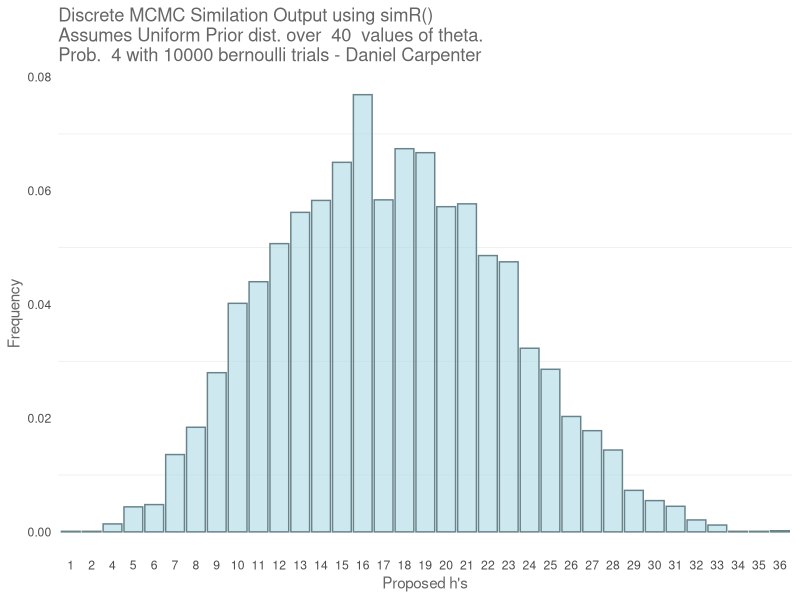
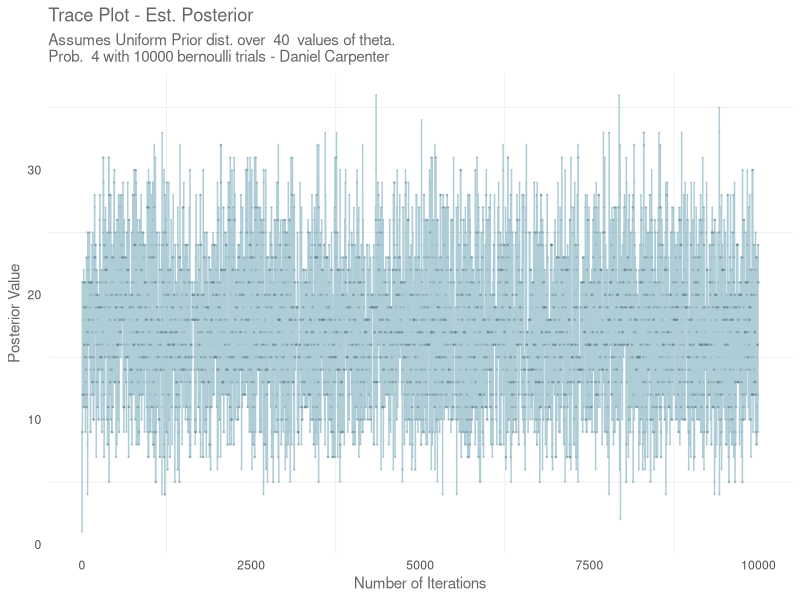
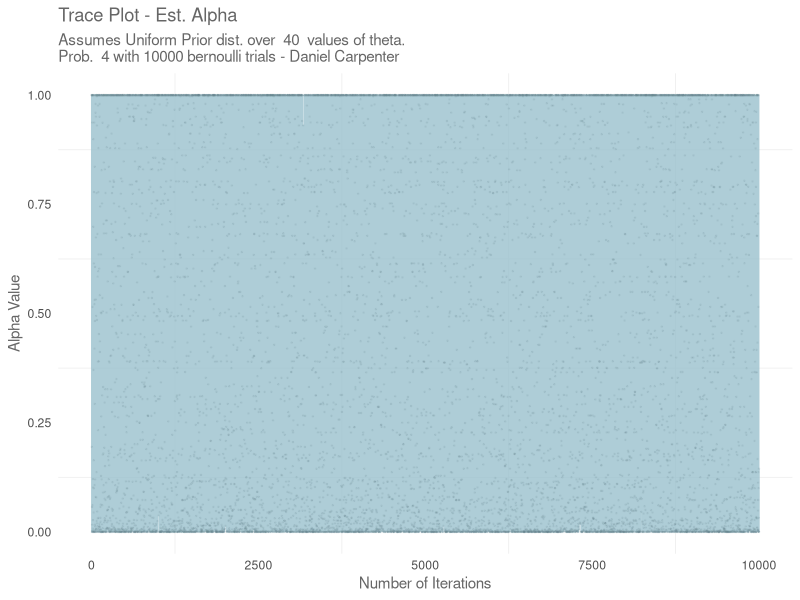
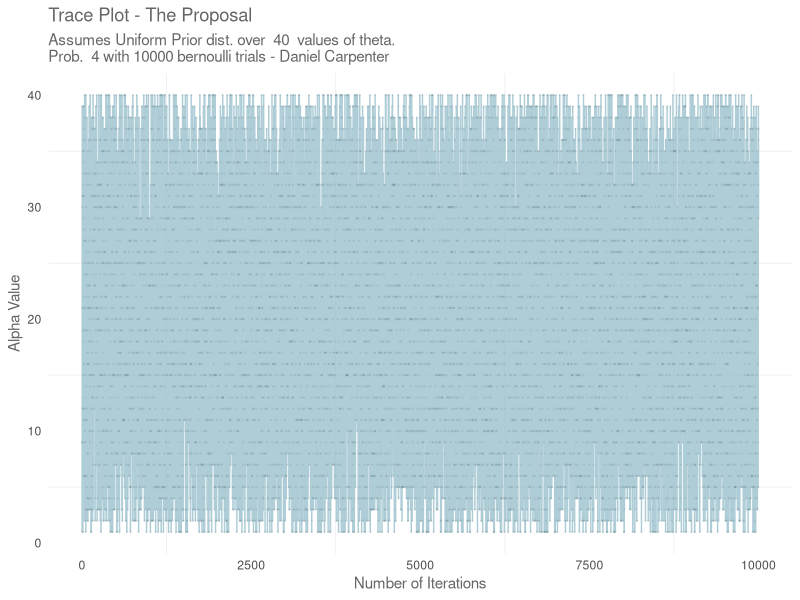

Generate these figures, in order, with R:
# This function makes discrete simulations from a posterior with any number of h values
# n=nu of iterations
# You can embellish this function
simR<-function(n=10000, h,...){
  alpha<-c() # holds transition probs
  alpha[1]<-1
  u<-c() # holds uniform values
  u[1]<-1
  post<-c()# post sample
  prop<-c() # vec of proposed states 1s and 2s
  prop[1]=1 # initial state
  post[1]=prop[1]
  for(i in 2:n){ # starts at 2 because initial value given above
    # proposal state 
    prop[i]=sample(1:length(h),1,replace=TRUE)
    # calculate alpha
    # notice h[prop[i]] gives the actual value of h
    alpha[i]=min(1,h[prop[i]]/h[post[i-1]])
    # to calculate accepting proposal with prob alpha
    # select a random value from  a uniform (0,1)
    u[i]=runif(1)
    if(u[i]<=alpha[i]){post[i]<-prop[i]}
    else{post[i]<-post[i-1]}
  }
  res<-matrix(c(prop,u,alpha,post ),nc=4,nr=n,byrow=FALSE)
  sim<-table(post)/n
  # windows only works with a pc
  # quartz with macs
  # dev.new(noRStudioGD = TRUE) # or quartz() 
  
  postexact<-h/sum(h)

  
  # PLOTS ======================================================================
  
    require(tidyverse)
    require(ggplot2)
  
  # Create a simple theme for reuse
  myTheme <- theme_minimal() + theme(text = element_text(color = '#666666'),
                                     panel.grid.major = element_blank())
  
  
  # Make the iter vector a data frame
  iterOut <- as.data.frame(res) %>% 
    mutate(numIterations = row_number()) 
  
    
  # Simulation output ------------------------------------------------------
  simPlot <- ggplot(data.frame(sim), 
                    aes(x=post, y = Freq)) + 
    
    # COlumn Chart of the post estimated
    geom_col( fill="lightblue", colour="lightblue4", alpha = 0.6) +
    
    # Line of the Posterior Exactly Calculated
    
    
    
    # Theme
    myTheme + 
    
    # Labels
    labs(title = paste("Discrete MCMC Similation Output using simR()\nAssumes",
                       "Uniform Prior dist. over ", numThetaValues, 
                       " values of theta.\nProb. ", x, 
                       "with", n, "bernoulli trials - Daniel Carpenter"),
         y = "Frequency",
         x = "Proposed h's")
    # Now print the plot
    print(simPlot)
    
    
  
  # Trace Plot  ------------------------------------------------------------
    tracePlot <- ggplot(data=iterOut,
           aes(x=numIterations, y=V4)) +
      
      # Add the lines
      geom_line(color='lightblue3', alpha = 0.8) +
      
      # Add some points
      geom_point(color = 'lightblue4', size = 0.25, alpha = 0.1) + 
      
      # Theme and Labels
      myTheme +
      labs(title = "Trace Plot - Est. Posterior",
           subtitle = paste("Assumes Uniform Prior dist. over ", numThetaValues, 
                            " values of theta.\nProb. ", x, 
                            "with", n, "bernoulli trials - Daniel Carpenter"),
           x = "Number of Iterations",
           y = "Posterior Value")
    
    # Now print the aboce plot
    print(tracePlot)
    
    
  # Show Alpha  -------------------------------------------------------------
    alphaPlot <- ggplot(data=iterOut,
           aes(x=numIterations, y=V3)) +
      
      # Add the lines
      geom_line(color='lightblue3', alpha = 0.8) +
      
      # Add some points
      geom_point(color = 'lightblue4', size = 0.25, alpha = 0.1) + 
      
      # Theme and Labels
      myTheme +
      labs(title = "Trace Plot - Est. Alpha",
           subtitle = paste("Assumes Uniform Prior dist. over ", numThetaValues, 
                            " values of theta.\nProb. ", x, 
                            "with", n, "bernoulli trials - Daniel Carpenter"),
           x = "Number of Iterations",
           y = "Alpha Value")
    
    # Now print the plot
    print(alphaPlot)
    
    
  # Show Alpha  -------------------------------------------------------------
    propOut <- ggplot(data=iterOut,
           aes(x=numIterations, y=V1)) +
      
      # Add the lines
      geom_line(color='lightblue3', alpha = 0.8) +
      
      # Add some points
      geom_point(color = 'lightblue4', size = 0.25, alpha = 0.1) + 
      
      # Theme and Labels
      myTheme +
      labs(title = "Trace Plot - The Proposal",
           subtitle = paste("Assumes Uniform Prior dist. over ", numThetaValues, 
                            " values of theta.\nProb. ", x, 
                            "with", n, "bernoulli trials - Daniel Carpenter"),
           x = "Number of Iterations",
           y = "Alpha Value")
    
    # Now print the plot
    print(propOut)
    
    
  # The returned output is a list 
  # Use obj$ to obtain whatever interests you
  return(list(iter=res,sim=sim,postexact=postexact,post=post) )
}


# Create a function to establish a Uniform Binomial Experiment
getH <- function(numThetaValues, x, n) {
  
  ## Form uniform probability
  theta <- seq(0, 1, length = numThetaValues)
  
  ## Calculate prior assuming uniform distribution
  prior = rep(1/numThetaValues, numThetaValues)
  
  ## Calculate the likelihood
  likelihood  = dbinom(x=x, size=n, prob=theta)
  
  ## Calculate the Prior x the Likelihood
  h <-  prior * likelihood
  
  return(h)
}


# Inputs for getH()
numThetaValues = 40
x = 4
n = 10

# Call simROut and add some extras to the plot
simR(n=10000, h=getH(numThetaValues, x, n))
